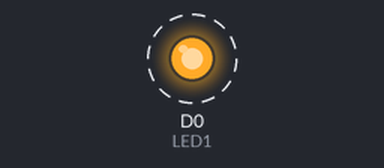
Bench run of a sketch on a simulated ESP8266 (NodeMCU). On the bench: output pins drawn as LEDs (lit = HIGH). Dashed ring = blinking.

Above: at 0.5 s.
Timing chart, 0 to 4.6 s (numbered marks = the images above):
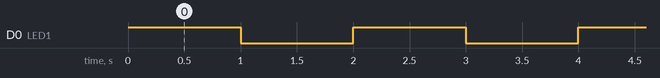

Measured:
- by itself, D0 (LED1): alternates HIGH for 1.0 s and LOW for 1.0 s

The sketch:

LED_Blink.ino.ino
```cpp
#define LED1    D0

void setup() {
  // put your setup code here, to run once:
  pinMode(LED1, OUTPUT);
}

void loop() {
  // put your main code here, to run repeatedly:
  digitalWrite(LED1, HIGH);
  delay(1000);
  digitalWrite(LED1, LOW);
  delay(1000);
}
```
